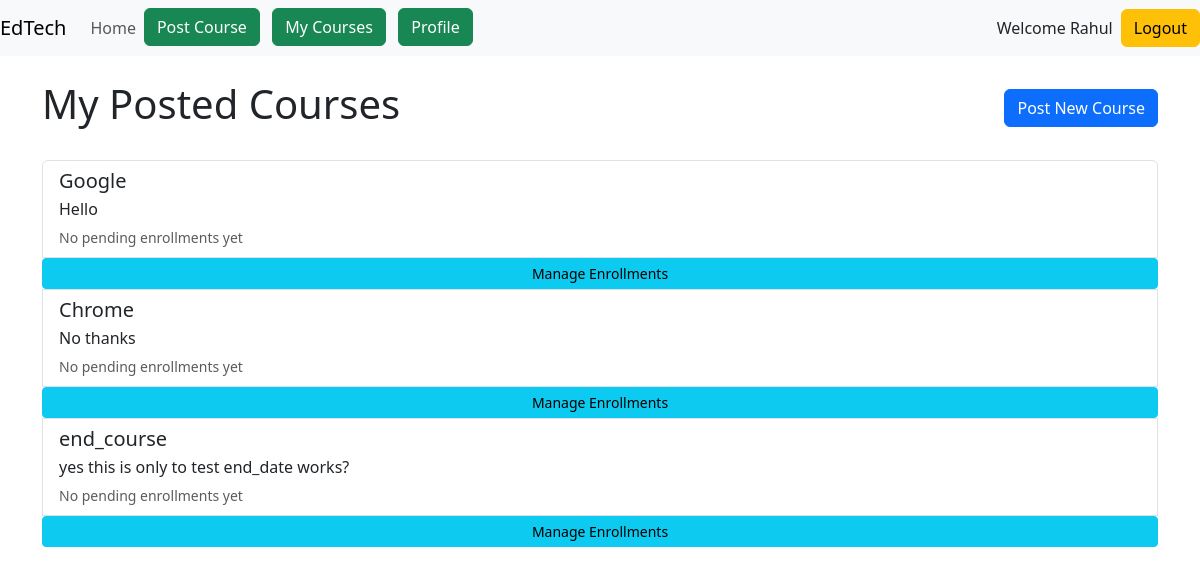
The app's page /courses/my-courses/ (signed in), older data.
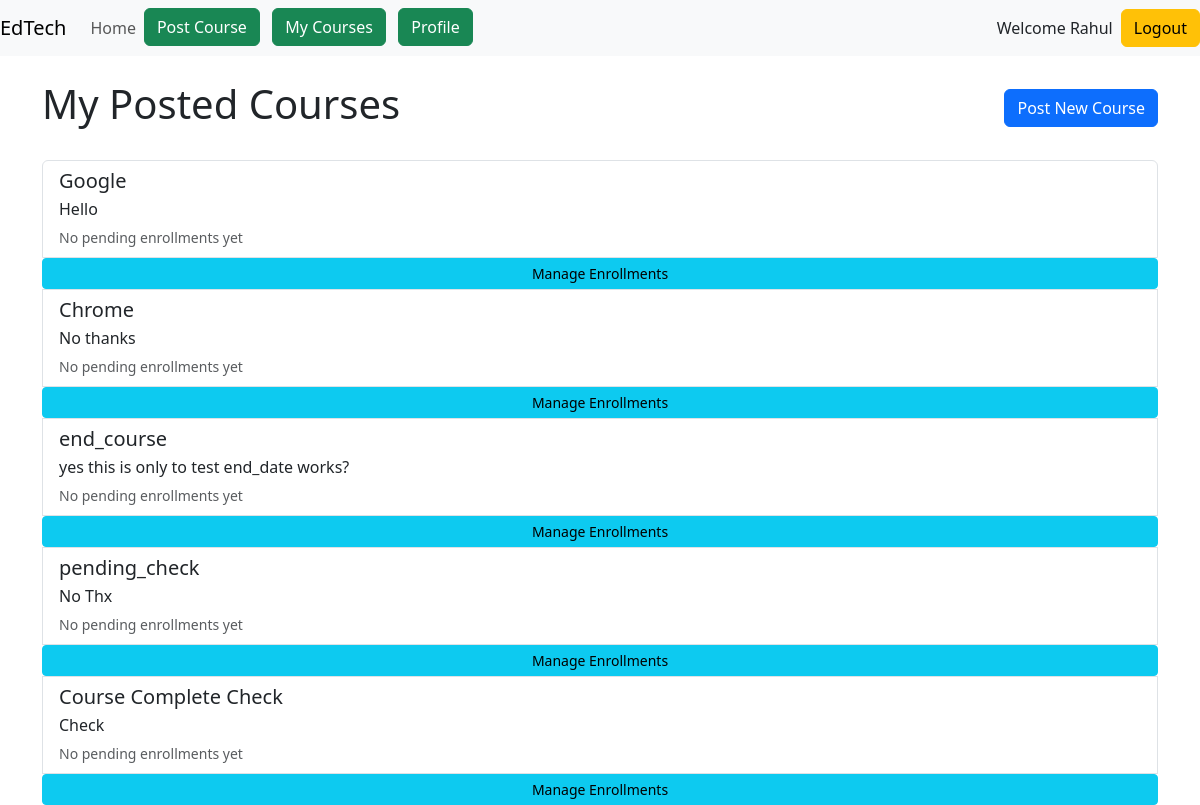
The same page, newer data.
### courses/models.py (models this page shows, shortened)
class Course(models.Model):
    instructor = models.ForeignKey(User, on_delete=models.CASCADE)
    title = models.CharField(max_length=200)
    description = models.TextField()
    category = models.CharField(max_length=100)
    price = models.DecimalField(max_digits=10, decimal_places=2)
    start_date = models.DateField()
    end_date = models.DateField()
    created_at = models.DateTimeField(auto_now_add=True)
    image = models.ImageField(upload_to='course_images/', blank=True, null=True)

### courses/views.py (the view)
# urls.py: path('my-courses/', views.my_courses, name='my_courses'),
@login_required
def my_courses(request):
    if not is_instructor(request.user):
        messages.error(request, "Only instructors can view their courses.")
        return redirect('home')
    courses = Course.objects.filter(instructor=request.user)
    pending_count = Enrollment.objects.filter(status = 'pending').count()
    context = {
        'pending_count': pending_count,
        'courses': courses
    }
    return render(request, 'courses/my_courses.html',context)

### courses/views.py (called while the page is built)
def is_instructor(user):
    return user.is_authenticated and user.user_type == 'I'

### courses/templates/courses/my_courses.html (shortened to what this page needs)
{% extends 'base.html' %}
{% block main %}
<div class="container mt-4">
    <div class="d-flex justify-content-between align-items-center mb-4">
        <h1>My Posted Courses</h1>
        <a href="{% url 'course_create' %}" class="btn btn-primary">
             Post New Course
        </a>
    </div>
    <div class="list-group">
        {% for course in courses %}
        <a href="{% url 'course_detail' course.id %}" class="list-group-item list-group-item-action">
            <div class="d-flex w-100 justify-content-between">
                <h5 class="mb-1">{{ course.title }}</h5>
            </div>
            <p class="mb-1">{{ course.description|truncatewords:20 }}</p>
            <small class="text-muted">
                {% if course.pending_count %}
                    {{ course.pending_count }} pending enrollments
                {% else %}
                    No pending enrollments yet
                {% endif %}
            </small>
            <a href="{% url 'view_enrollments' course.id %}" class="btn btn-sm btn-info float-end">Manage Enrollments</a>
        </a>
        {% empty %}
        <div class="alert alert-info">
            You haven't posted any courses yet.
        </div>
        {% endfor %}
    </div>
</div>
{% endblock %}

Row changes from the older to the newer data that the page shows:
added Course: title "pending_check", description "No Thx"
added Course: title "Course Complete Check", description "Check"
